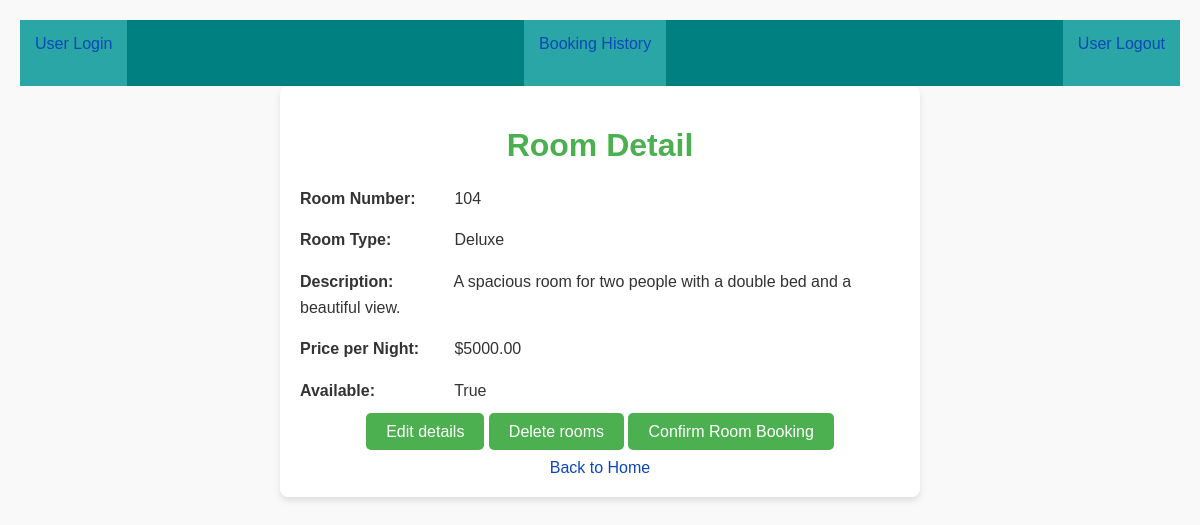
/detail/8/, run on the app's committed database.
### app/models.py (models this page shows, shortened)
class Room(models.Model):
    Room_no = models.CharField(max_length=10)
    Room_type = models.CharField(max_length=20)
    Room_description = models.TextField()
    Price_per_night = models.DecimalField(max_digits=10, decimal_places=2)
    Room_available = models.BooleanField(default=True)  # This seems to represent availability

### app/views.py (the view)
# urls.py: path('detail/<int:id>/',detail),
def detail(request,id):
    rooms = Room.objects.get(id=id)
    return render(request, 'detail.html',{'rooms':rooms})

### Template/detail.html (shortened to what this page needs)
{% include 'nav.html' %}
<!DOCTYPE html>
<html lang="en">
<head>
</head>
<body>
<div class="container">
        <h1>Room Detail</h1>
    <div class="details">
        <p><strong>Room Number:</strong> {{ rooms.Room_no }}</p>
        <p><strong>Room Type:</strong> {{ rooms.Room_type }}</p>
        <p><strong>Description:</strong> {{ rooms.Room_description }}</p>
        <p><strong>Price per Night:</strong> ${{ rooms.Price_per_night }}</p>
        <p><strong>Available:</strong> {{ rooms.Room_available }}</p>
    </div>
    <div class="button-container">
        <a href="/Booking_edi/{{rooms.id}}"  class="button">Edit details</a>
        <a href="/delete_rooms/{{rooms.id}}"  class="button">Delete rooms</a>
        <a href="/Confirm_booking/{{rooms.id}}"  class="button"> Confirm Room Booking</a><br> <br>
        <a href="/">Back to Home</a>
    </div>
</div>
</body>
</html>

### app/static/style.css (style rules this page uses)
body { font-family: Arial, sans-serif; margin: 0; padding: 0; background-color: #f4f4f9; color: #333; }
h1, h2, h3 { color: #2c3e50; text-align: center; }
a { text-decoration: none; color: #0c48b8; }

### Template/detail.html (style rules this page uses)
body { font-family: Arial, sans-serif; margin: 20px; background-color: #f9f9f9; color: #333; }
.container { max-width: 600px; margin: 0 auto; padding: 20px; background: #fff; border-radius: 8px; box-shadow: 0 4px 6px rgba(0, 0, 0, 0.1); }
h1 { color: #4CAF50; }
.details { margin: 20px 0; line-height: 1.6; }
.details strong { display: inline-block; width: 150px; }
.button-container { text-align: center; margin-top: 20px; }
.button { padding: 10px 20px; font-size: 16px; background: #4CAF50; color: white; text-decoration: none; border-radius: 5px; }

### data on the page
Room: Room_no "104", Room_type "Deluxe", Room_description "A spacious room for two people with a double bed and a beautiful view.", Price_per_night "5000.00", Room_available "True"
